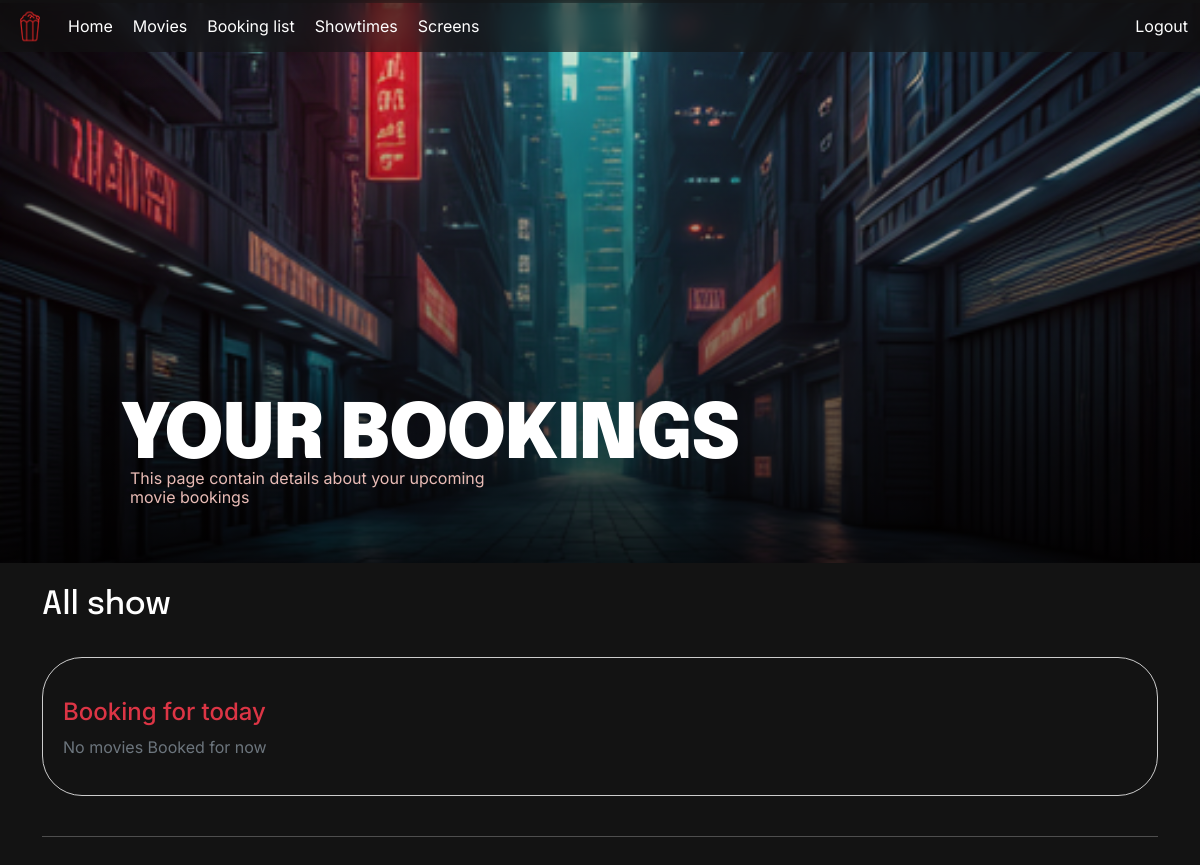
/my_bookings (signed in), run on an earlier commit of the app's database.
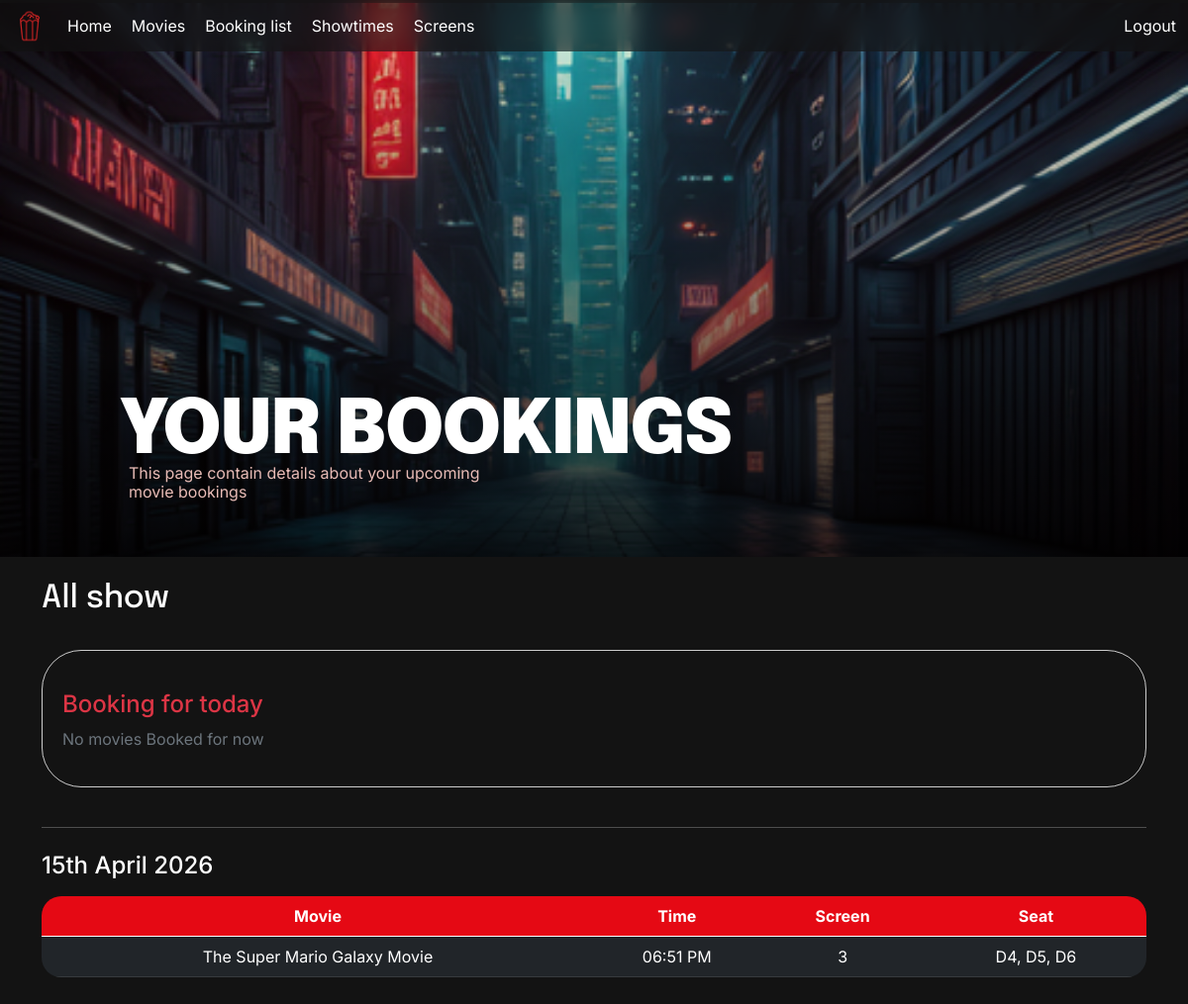
And on a later commit of the database.
### models.py (models this page shows)
class Movie(db.Model):
    __tablename__ = 'movie'
    id = db.Column(db.Integer, primary_key=True)
    title = db.Column(db.String(200), nullable=False)
    genre = db.Column(db.String(100))
    duration_min = db.Column(db.Integer)          # in minutes
    language = db.Column(db.String(50))
    rating = db.Column(db.Float, default=0.0)     # aggregate rating
    poster_url = db.Column(db.String(500))
    showtimes = db.relationship('Showtime', backref='movie', lazy=True)
    reviews = db.relationship('Review', backref='movie', lazy=True)

class Showtime(db.Model):
    __tablename__ = 'showtime'
    id = db.Column(db.Integer, primary_key=True)
    movie_id = db.Column(db.Integer, db.ForeignKey('movie.id'), nullable=False)
    screen_id = db.Column(db.Integer, db.ForeignKey('screen.id'), nullable=False)
    show_time = db.Column(db.DateTime, nullable=False)
    price = db.Column(db.Float, nullable=False)
    bookings = db.relationship('Booking', backref='showtime', lazy=True)

class Screen(db.Model):
    __tablename__ = 'screen'
    id = db.Column(db.Integer, primary_key=True)
    name = db.Column(db.String(50), nullable=False, unique=True)
    seats = db.relationship('Seat', backref='screen', lazy=True)
    showtimes = db.relationship('Showtime', backref='screen', lazy=True)

### app.py (the view)
@app.route('/my_bookings', methods=['GET', 'POST'])
def my_bookings():
    bookings = Booking.query.filter_by(user_id=current_user.id).order_by(Booking.booked_at.desc()).all()
    grouped = defaultdict(list)
    now_showing = []
    now = datetime.now()
    for booking in bookings:
        showtime = Showtime.query.get(booking.showtime_id)
        movie = Movie.query.get(showtime.movie_id)
        end_time = showtime.show_time + timedelta(minutes=movie.duration_min)
        booking_seats = BookingSeat.query.filter_by(booking_id=booking.id).all()
        seat_names = []
        for bs in booking_seats:
            seat = Seat.query.get(bs.seat_id)
            if seat:
                seat_names.append(f"{seat.row}{seat.number}")
        formatted_seats = ", ".join(seat_names)
        booking_info = {
            'booking': booking,
            'showtime': showtime,
            'movie': movie,
            'seats': formatted_seats,
            'screen': Screen.query.get(showtime.screen_id)
        }
        date_key = showtime.show_time.date()
        grouped[date_key].append(booking_info)
        if showtime.show_time.date() == now.date():
            now_showing.append(booking_info)
    return render_template(
        'my_bookings.html',
        grouped=grouped,
        now_showing=now_showing
    )

### app.py (called while the page is built)
@login_manager.user_loader
def load_user(user_id):
    return User.query.get(int(user_id))

@app.context_processor
def inject_user():
    return dict(current_user = current_user, request = request)

def format_date_with_suffix(value):
    if isinstance(value, str):
        try:
            date_obj = datetime.strptime(value, '%Y-%m-%d')
        except ValueError:
            return value
    else:
        date_obj = value
    day = date_obj.day
    if 11 <= day <= 13:
        suffix = 'th'
    else:
        suffix = {1: 'st', 2: 'nd', 3: 'rd'}.get(day % 10, 'th')
    return f"{day}{suffix} {date_obj.strftime('%B %Y')}"

### templates/my_bookings.html
{% extends "0base.html" %}
{% block content %}
    <div class = "bg-showtime" style="margin-top: -75px; height: 70vh;">
        <div class="para-home" style = "width: 80vw;">
            <h1 style="max-width: 700px; margin-bottom: 0px;">YOUR BOOKINGS</h1>
            <p style="width: 40%; line-height: 1.2; padding-left: 10px;"> This page contain details about your upcoming movie bookings</p>
    </div>
    </div>
<div class="container" >
<div class="d-flex justify-content-between mb-4 mt-4">
    <h2 class="text-white">All show</h2>
</div>
<div style="border: 1px solid #ccc; border-radius: 40px; padding: 20px; padding-top: 40px;">
<h4 class="text-danger mb-2">Booking for today</h3>
{% if now_showing %}
    <div class="mb-4">
        {% for item in now_showing %}
        <div class="p-2 border-bottom">
            🎬 {{ item.movie.title }} | Screen {{ item.screen.name }} | Time: {{ item.showtime.show_time.strftime('%I:%M %p') }} | Seats: {{ item.seats }}
        </div>
        {% endfor %}
    </div>
{% else %}
    <p class="text-muted">No movies Booked for now</p>
{% endif %}
</div>
<hr class="mb-4" style="margin-top: 40px;">
{% for date, items in grouped.items() %}
<div class="mb-5">
    <h4 class="mb-3">{{ date | date_suffix }}</h4>
    <div class="table-responsive" style="border-radius: 20px; ">
        <table class="table table-dark table-hover align-middle mb-0">
            <thead>
                <tr>
                    <th style="width:50%; color: white; background-color: #E50914;">Movie</th>
                    <th style="width:15%; color: white; background-color: #E50914;">Time</th>
                    <th style="width:15%; color: white; background-color: #E50914;">Screen</th>
                    <th style="width:20%; color: white; background-color: #E50914;">Seat</th>
                </tr>
            </thead>
            <tbody>
                {% for item in items %}
                <tr>
                    <td>{{ item.movie.title }}</td>
                    <td>{{ item.showtime.show_time.strftime('%I:%M %p') }}</td>
                    <td>{{ item.screen.name }}</td>
                    <td>{{ item.seats }}</td>
                </tr>
                {% endfor %}
            </tbody>
        </table>
    </div>
</div>
{% endfor %}
</div>
{% endblock %}

What changed in the data, as far as the page shows it:
now on this page (row unchanged): Movie: movie "The Super Mario Galaxy Movie"
added Showtime: showtime.show_time "06:51 PM"
added Screen: screen.name "3"
Also different on the page:
new list line: "15th April 2026 Movie Time Screen Seat D4, D5, D6"
